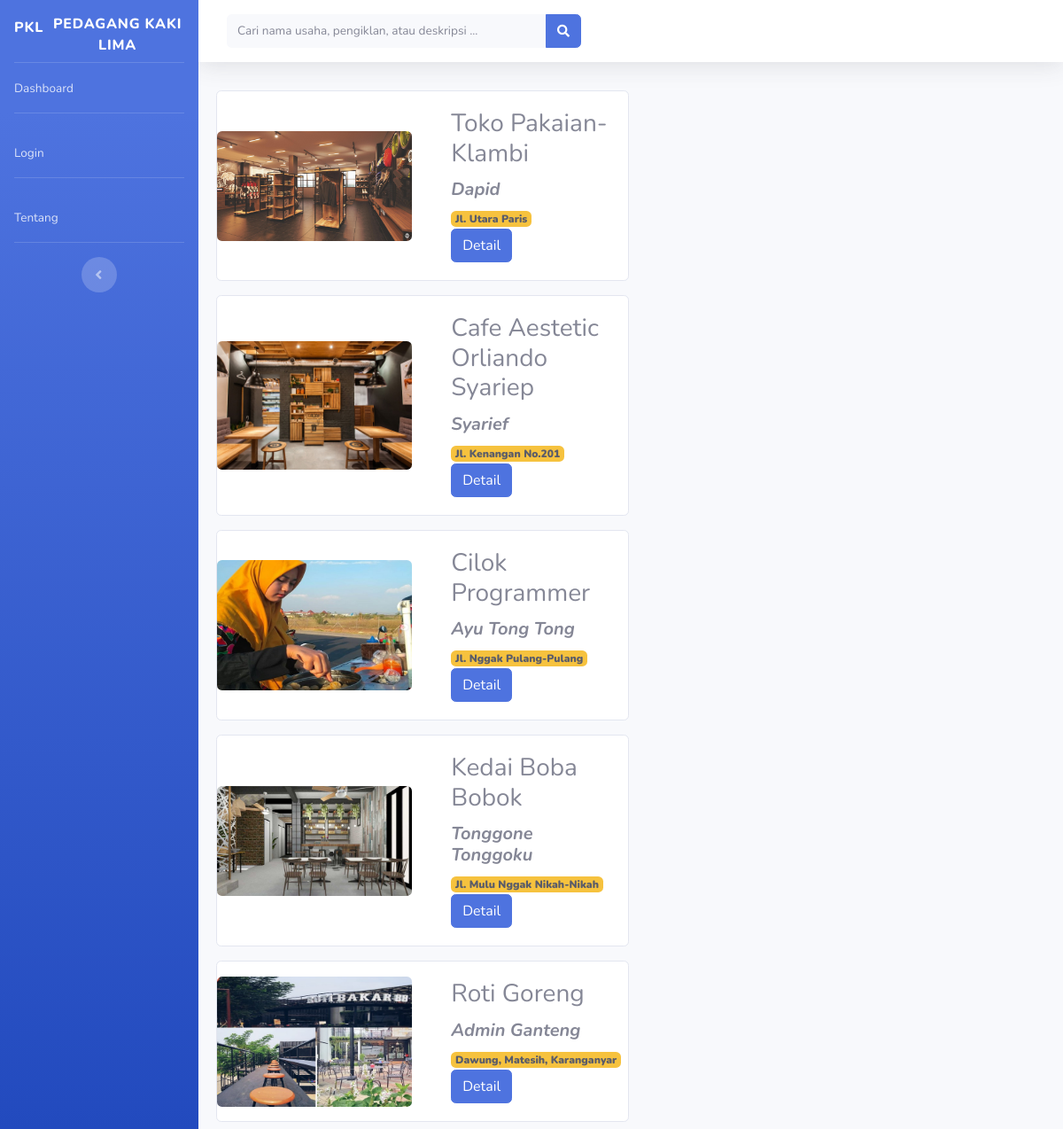
The page /webpkl/index.php on the database its author committed.
### tables this page shows
CREATE TABLE `tb_data_usaha` (
  `id_promosi` int(11) NOT NULL,
  `id_pengiklan` int(11) NOT NULL,
  `nama_usaha` varchar(50) NOT NULL,
  `foto` varchar(225) NOT NULL,
  `nama_pengiklan` varchar(50) NOT NULL,
  `deskripsi` varchar(250) NOT NULL,
  `lokasi` varchar(150) NOT NULL,
  `alamat` varchar(100) NOT NULL,
  `no_whatsapp` varchar(15) NOT NULL,
  `status` varchar(8) NOT NULL,
  `persetujuan` varchar(15) NOT NULL
);

### webpkl/application/controllers/guest.php (called while the page is built, shortened)
<?php
class Guest extends CI_Controller {
	public function index()
	{
		$data['usaha'] = $this->model_usaha->dashboard()->result();
		$this->load->view('templates/header');
		$this->load->view('templates/sidebar');
		$this->load->view('templates/topbar');
		$this->load->view('dashboard', $data);
		$this->load->view('templates/footer');
	}
}

### webpkl/index.php (called while the page is built, shortened)
<?php
require_once BASEPATH.'core/CodeIgniter.php';

### webpkl/application/models/model_usaha.php (called while the page is built, shortened)
<?php
	class Model_usaha extends CI_Model {
		public function dashboard() {
			return $this->db->get_where('tb_data_usaha', array('persetujuan' => 'Diterima'));
		}
	}
?>

### webpkl/application/views/dashboard.php (the view)
<div class="container-fluid">
  <div class="row">
    <?php foreach ($usaha as $ush) : ?>
    <div class="card mx-2 my-2" style="max-width: 49%;">
      <div class="row g-0" style="height:100%">
        <div class="col-md-6" style="display:block; margin: auto;">
          <img src="<?php echo base_url('/uploads/'.$ush->foto) ?>"
          class="img-fluid rounded" alt="Foto <?php echo $ush->nama_usaha ?>">
        </div>
        <div class="col-md-6">
          <div class="card-body">
            <h3 class="card-title"><?php echo $ush->nama_usaha ?></h3>
            <h5><b><i><?php echo $ush->nama_pengiklan ?></i></b></h5>
            <span class="badge bg-warning text-dark"><b><?php echo $ush->alamat ?></b></span><br>
            <?php echo anchor('guest/detail/'.$ush->id_promosi, '<div class="btn btn-primary">Detail</i></div>') ?>
          </div>
        </div>
      </div>
    </div>
    <?php endforeach; ?>
  </div>
</div>

### webpkl/application/views/templates/header.php (shortened to what this page needs)
<!DOCTYPE html>
<html lang="en">
<head>
    <link href="<?php echo base_url() ?>assets/vendor/fontawesome-free/css/all.min.css" rel="stylesheet" type="text/css">
    <link href="<?php echo base_url() ?>assets/css/sb-admin-2.min.css" rel="stylesheet">
</head>

### webpkl/application/views/templates/sidebar.php
<body id="page-top">
    <div id="wrapper">
        <ul class="navbar-nav bg-gradient-primary sidebar sidebar-dark accordion" id="accordionSidebar">
            <div class="sidebar-brand d-flex align-items-center justify-content-center">
                <label class="sidebar-brand-icon">PKL</label>
                <div class="sidebar-brand-text mt-3 ml-2">
                    <label>Pedagang Kaki Lima</label>
                </div>
            </div>
            <hr class="sidebar-divider my-0">
            <li class="nav-item">
                <a class="nav-link" href="<?php echo base_url('guest/index') ?>">
                    <span>Dashboard</span></a>
            </li>
            <hr class="sidebar-divider">
            <li class="nav-item">
                <?php echo anchor('auth/login','<span>Login</span>', 'class="nav-link"') ?>
            </li>
            <hr class="sidebar-divider">
            <li class="nav-item">
                <a class="nav-link" href="<?php echo base_url('guest/tentang') ?>">
                    <span>Tentang</span></a>
            </li>
            <hr class="sidebar-divider d-none d-md-block">
            <div class="text-center d-none d-md-inline">
                <button class="rounded-circle border-0" id="sidebarToggle"></button>
            </div>
        </ul>

### webpkl/application/views/templates/topbar.php (shortened to what this page needs)
<div id="content-wrapper" class="d-flex flex-column">
    <div id="content">
        <nav class="navbar navbar-expand navbar-light bg-white topbar mb-4 static-top shadow">
            <form class="d-none d-sm-inline-block form-inline mr-auto ml-md-3 my-2 my-md-0 mw-100 navbar-search"
                method="GET" action="<?php echo base_url('guest/pencarian') ?>">
                    <div class="input-group">
                        <input type="text" class="form-control bg-light border-0 small" placeholder="Cari nama usaha, pengiklan, atau deskripsi ..."
                            aria-label="Search" aria-describedby="basic-addon2" name="keyword">
                        <div class="input-group-append">
                            <button class="btn btn-primary" type="submit">
                                <i class="fas fa-search fa-sm"></i>
                            </button>
                        </div>
                    </div>
            </form>
        </nav>

### webpkl/application/views/templates/footer.php (shortened to what this page needs)
</body>
</html>

### rows shown on the page
tb_data_usaha: foto (picture), nama_usaha "Toko Pakaian-Klambi", nama_pengiklan "Dapid", alamat "Jl. Utara Paris", id_promosi "Detail"
tb_data_usaha: foto (picture), nama_usaha "Cafe Aestetic Orliando Syariep", nama_pengiklan "Syarief", alamat "Jl. Kenangan No.201", id_promosi "Detail"
tb_data_usaha: foto (picture), nama_usaha "Cilok Programmer", nama_pengiklan "Ayu Tong Tong", alamat "Jl. Nggak Pulang-Pulang", id_promosi "Detail"
tb_data_usaha: foto (picture), nama_usaha "Kedai Boba Bobok", nama_pengiklan "Tonggone Tonggoku", alamat "Jl. Mulu Nggak Nikah-Nikah", id_promosi "Detail"
tb_data_usaha: foto (picture), nama_usaha "Roti Goreng", nama_pengiklan "Admin Ganteng", alamat "Dawung, Matesih, Karanganyar", id_promosi "Detail"

### other values the page prints
anchor('auth/login','<span>Login</span>', 'class="nav-link"') "Login"
